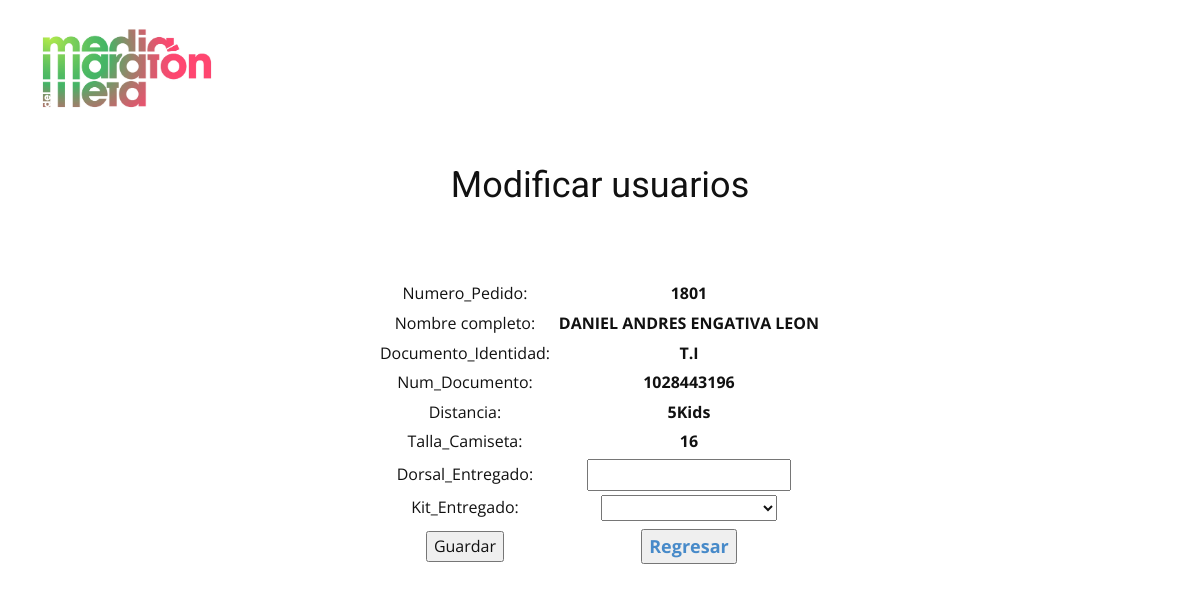
The page /modificar_1.php?Num_Documento=1028443196 on the database its author committed.
### tables this page shows
CREATE TABLE `base_de_datos_clientes` (
  `Numero_Pedido` varchar(4) DEFAULT NULL,
  `Nombres` varchar(29) DEFAULT NULL,
  `Apellidos` varchar(24) DEFAULT NULL,
  `Documento_Identidad` varchar(9) DEFAULT NULL,
  `Num_Documento` varchar(10) DEFAULT NULL,
  `Distancia` varchar(5) DEFAULT NULL,
  `Talla_Camiseta` varchar(4) DEFAULT NULL,
  `COL 8` varchar(10) DEFAULT NULL,
  `COL 9` varchar(12) DEFAULT NULL,
  `COL 10` varchar(10) DEFAULT NULL,
  `COL 11` varchar(10) DEFAULT NULL,
  `Dorsal_Entregado` varchar(10) DEFAULT NULL,
  `Kit_Entregado` varchar(10) DEFAULT NULL
);

### modificar_1.php (the view, shortened to what this page needs)
<!DOCTYPE html>
<html style="font-size: 16px;" lang="es"><head>
    <link rel="stylesheet" href="nicepage.css" media="screen">
<link rel="stylesheet" href="index.css" media="screen">
  <meta data-intl-tel-input-cdn-path="intlTelInput/"></head>
  <body data-home-page="Casa.html" data-home-page-title="Casa" data-path-to-root="./" data-include-products="false" class="u-body u-xl-mode" data-lang="es"><header class="u-clearfix u-header u-header" id="sec-5187"><div class="u-clearfix u-sheet u-sheet-1">
        <a href="#" class="u-image u-logo u-image-1" data-image-width="2250" data-image-height="1113">
          <img src="images/logo.jpg" class="u-logo-image u-logo-image-1">
        </a>
      </div></header>
<?php
 	$consulta=consultaPersona($_GET['Num_Documento']);
 	function consultaPersona($cedula_persona)
 	{
 		include "config.php";
 		$s ="SELECT * FROM base_de_datos_clientes WHERE Num_Documento='".$cedula_persona."' ";
		$result= mysqli_query($conn,$s) ;
 		$filas=mysqli_fetch_assoc($result);
 		return[
 			$filas['Numero_Pedido'],
 			$filas['Nombres'],
 			$filas['Apellidos'],
 			$filas['Documento_Identidad'],
 			$filas['Num_Documento'],
 			$filas['Distancia'],
 			$filas['Talla_Camiseta'],
 			$filas['Dorsal_Entregado'],
			 $filas['Kit_Entregado']
 		];
 	}
 ?>
	<div id="contenido">
		<div style="margin: auto; width: 800px; border-collapse: separate;border-spacing: 20px 5px;">
		<center><span><h3>	Modificar usuarios  </h3></span></center>
			<br>
	<form action="modificarvalidacion.php" method="POST" style="border-collapse: separate; border-spacing: 10px 5px;">
		<table border="0" style="margin:auto; width: 450px; border-collapse:separate;border-spacing:100px 150xp;">
			<thead>
<tr>
	<td>
	<center><label>Numero_Pedido: </label></center>
			<th><label ><?php echo $consulta[0] ?></label></th>
	</td>
</tr>
<tr>
	<td>
	<center><label>Nombre completo: </label></center>
  			<th>
			  <label ><?php echo $consulta[1];echo" "; echo$consulta[2] ?></label>
  				<br>
  			</th>
	</td>
</tr>
<tr>
	<td>
	<center><label>Documento_Identidad: </label></center>
  			<th>
			  <label ><?php echo $consulta[3] ?></label>  				<br>
  			</th>
	</td>
</tr>
<tr>
	<td>
	<center><label>Num_Documento:</label></center>
  			<th>
			  <label ><?php echo $consulta[4] ?></label>  	  				<br>
  			</th>
	</td>
</tr>
<tr>
	<td>
	<center><label>Distancia:</label></center>
  			<th>
			  <label ><?php echo $consulta[5]; ?></label>
  				<br>
  			</th>
  	</td>
</tr>
 <tr>
  	<td>
	  <center><label>Talla_Camiseta:</label></center>
			<th>
			<label ><?php echo $consulta[6] ?></label>
			<br>
  			</th>
	</td>
</tr>
<tr>
	<td>
	<center><label>Dorsal_Entregado:</label></center>
  			<th>
			  <input type="number" name="Dorsal_Entregado" value="<?php echo $consulta[7] ?>"pattern="[A-Za-z0-9_-]{1,15}"required>				<br>
  			</th>
	</td>
</tr>
<tr>
	<td>
	<center><label>Kit_Entregado:</label></center>
  			<th>
			<select id="Kit_Entregado" name="Kit_Entregado">
			    <option value="<?php echo $consulta[8] ?>"><?php echo $consulta[8] ?> </option>
    			<option value="Kit recibido titular">kit recibido titular  </option>
				</select>
			<br>
  			</th>
	</td>
</tr>
<br>
<tr>
	<td>
		<th>
  		</th>
	</td>
</tr>
<tr>
	<td>
	<center><button type="submit" class="btn btn-success">Guardar</button><center>
		<th>
		<a href="busquedaCorredor.php"><button type="button" class="btn btn-info">Regresar</button></a>
  		</th>
	</td>
</tr>
</form>
		</div>
	</div>
</body>

### rows shown on the page
base_de_datos_clientes: Numero_Pedido "1801", Nombres "DANIEL ANDRES", Apellidos "ENGATIVA LEON", Documento_Identidad "T.I", Num_Documento "1028443196", Distancia "5Kids", Talla_Camiseta "16"
